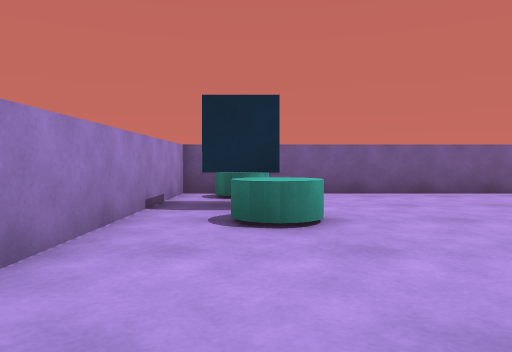
[1] (above)

12 first-person views from a walk through a scene from a Unity 3-D project. The camera is 0.62 m above the floor, tilts 2° down and sees 70° across. The floor is counted in squares, 1 m on a side. Each view is taken from the middle of a square. On the plan, view 1 faces up. The plan holds only what a view shows up to about 10 squares ahead; the rest is blank. The player character is not drawn.

[2]
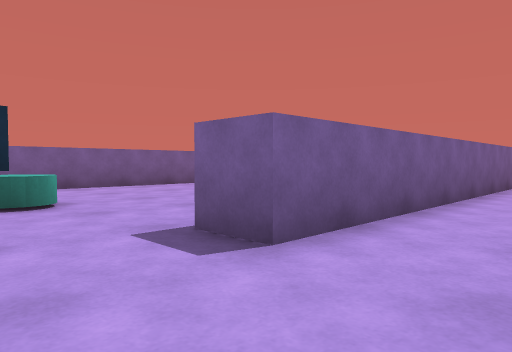

[3]
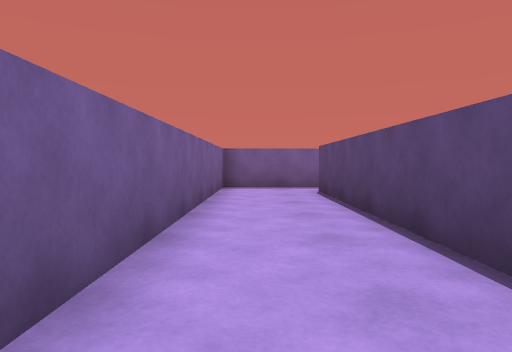

[4]
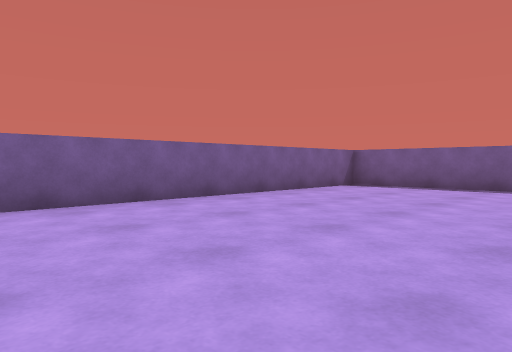

[5]
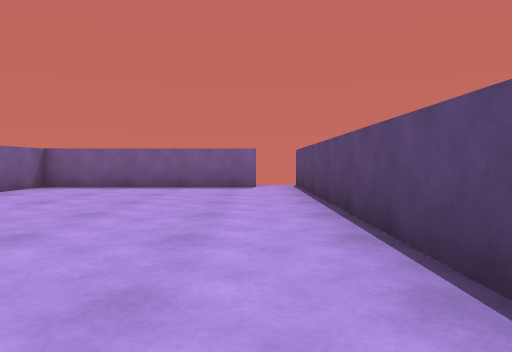

[6]
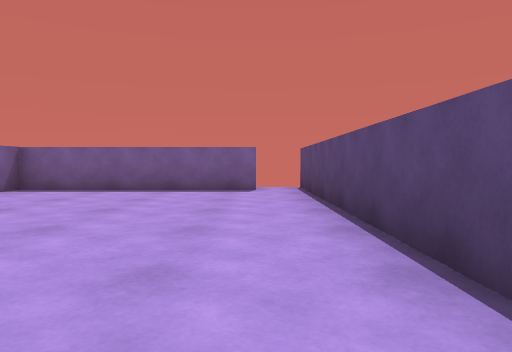

[7]
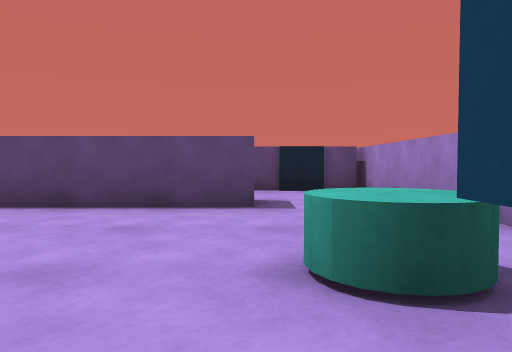

[8]
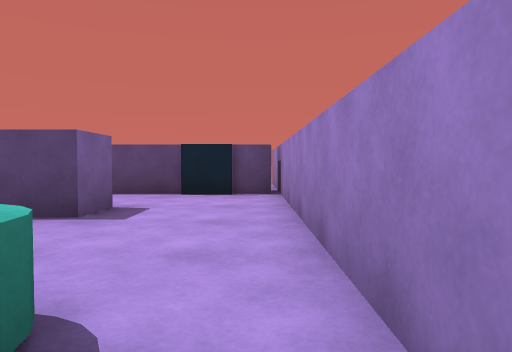

[9]
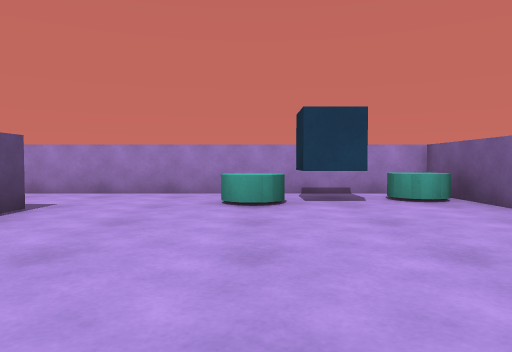

[10]
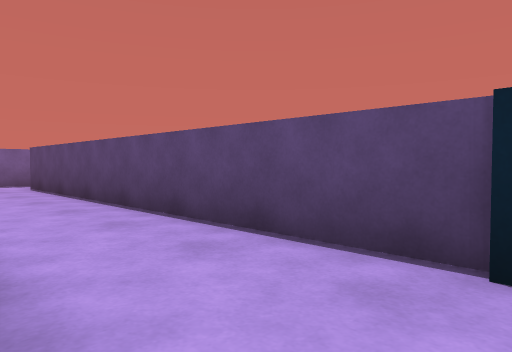

[11]
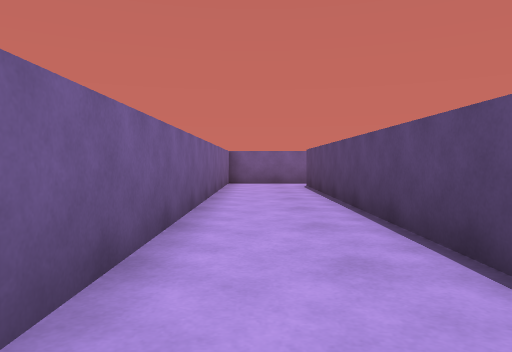

[12]
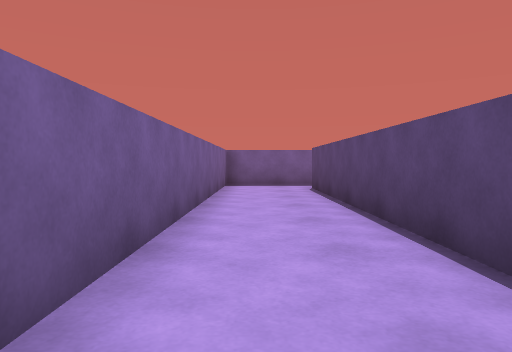

### Floor plan
Ten units are one square. View 1 is at (0, 0); x grows to the right and y downward. Boxes are objects, and circles mark ways between rooms. Rooms are numbered by the first view taken in them; rooms with no view inside come last. Other rooms are left out.
<svg viewBox="-20 -80 149 115">
<path fill="none" stroke="#000" d="M-6 22 5 22M-14 24 102 24M-15 -16 -15 30M115 28 115 2 10 2 10 -8M10 -8 124 -8M115 -20 115 -75 -15 -75 -15 -16"/>
<rect x="-5" y="-45" width="10" height="10" fill="#bbb"><title>other object</title></rect>
<rect x="-5" y="-55" width="10" height="10" fill="#bbb"><title>blue cube</title></rect>
<rect x="-5" y="-75" width="10" height="10" fill="#bbb"><title>other object</title></rect>
<circle cx="-5" cy="-5" r="3" fill="#2a7"/>
<text x="40" y="10">1</text>
<text x="50" y="-50">2</text>
</svg>
Room 1 opens to room 2.

Where each view was taken, in squares from view 1:
view 1: 0 up, 0 right, facing up
view 2: 2 down, 1 left, facing up-right
view 3: 1 down, 2 right, facing right
view 4: 2 up, 2 right, facing up-right
view 5: 2 up, 2 right, facing right
view 6: 2 up, 3 right, facing right
view 7: 6 up, 1 right, facing down
view 8: 5 up, 1 left, facing down
view 9: 4 up, 6 right, facing left
view 10: 0 up, 0 right, facing down-right
view 11: 1 down, 0 right, facing right
view 12: 1 down, 1 right, facing right
